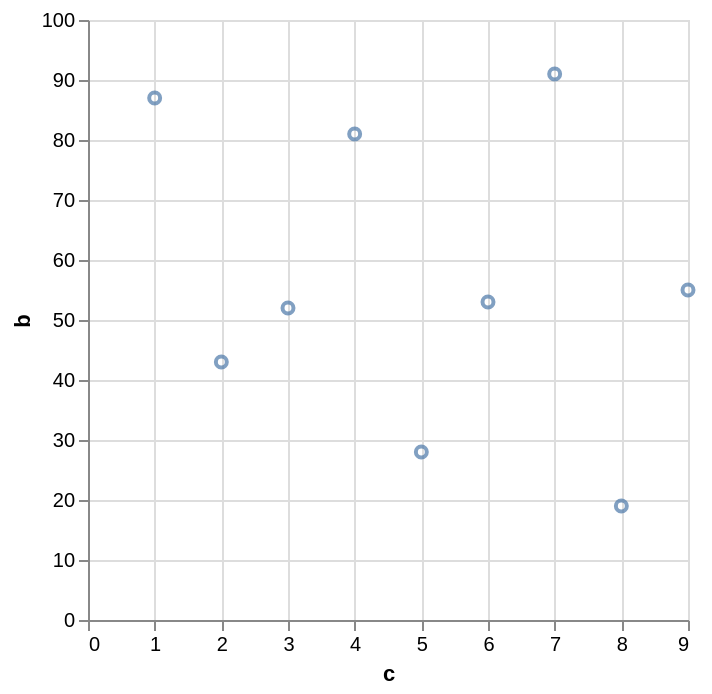

Here is the Vega-Lite specification saved for this chart:
### Vega specification from a JSON file in a GitHub repository (floating-point values rounded to 4 significant figures)
{"$schema": "https://vega.github.io/schema/vega/v6.json", "background": "white", "padding": 5, "width": 300, "height": 300, "style": "cell", "data": [{"name": "source_0", "values": [{"a": "A", "b": 28, "c": 5, "g": "x"}, {"a": "B", "b": 55, "c": 9, "g": "y"}, {"a": "C", "b": 43, "c": 2, "g": "x"}, {"a": "D", "b": 91, "c": 7, "g": "y"}, {"a": "E", "b": 81, "c": 4, "g": "x"}, {"a": "F", "b": 53, "c": 6, "g": "y"}, {"a": "G", "b": 19, "c": 8, "g": "x"}, {"a": "H", "b": 87, "c": 1, "g": "y"}, {"a": "I", "b": 52, "c": 3, "g": "x"}]}, {"name": "data_0", "source": "source_0", "transform": [{"type": "filter", "expr": "isValid(datum[\"c\"]) && isFinite(+datum[\"c\"]) && isValid(datum[\"b\"]) && isFinite(+datum[\"b\"])"}]}], "marks": [{"name": "marks", "type": "symbol", "style": ["point"], "from": {"data": "data_0"}, "encode": {"update": {"opacity": {"value": 0.7}, "fill": {"value": "transparent"}, "stroke": {"value": "#4c78a8"}, "ariaRoleDescription": {"value": "point"}, "description": {"signal": "\"c: \" + (format(datum[\"c\"], \"\")) + \"; b: \" + (format(datum[\"b\"], \"\"))"}, "x": {"scale": "x", "field": "c"}, "y": {"scale": "y", "field": "b"}}}}], "scales": [{"name": "x", "type": "linear", "domain": {"data": "data_0", "field": "c"}, "range": [0, {"signal": "width"}], "nice": true, "zero": true}, {"name": "y", "type": "linear", "domain": {"data": "data_0", "field": "b"}, "range": [{"signal": "height"}, 0], "nice": true, "zero": true}], "axes": [{"scale": "x", "orient": "bottom", "gridScale": "y", "grid": true, "tickCount": {"signal": "ceil(width/40)"}, "domain": false, "labels": false, "aria": false, "maxExtent": 0, "minExtent": 0, "ticks": false, "zindex": 0}, {"scale": "y", "orient": "left", "gridScale": "x", "grid": true, "tickCount": {"signal": "ceil(height/40)"}, "domain": false, "labels": false, "aria": false, "maxExtent": 0, "minExtent": 0, "ticks": false, "zindex": 0}, {"scale": "x", "orient": "bottom", "grid": false, "title": "c", "labelFlush": true, "labelOverlap": true, "tickCount": {"signal": "ceil(width/40)"}, "zindex": 0}, {"scale": "y", "orient": "left", "grid": false, "title": "b", "labelOverlap": true, "tickCount": {"signal": "ceil(height/40)"}, "zindex": 0}]}
